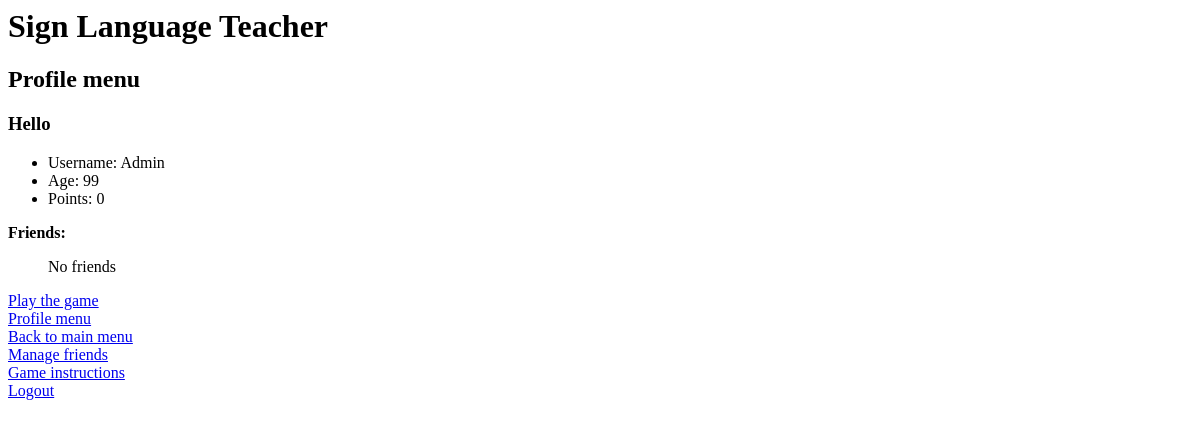
/sign-language-teacher/profile/ (signed in), run on an earlier commit of the app's database.
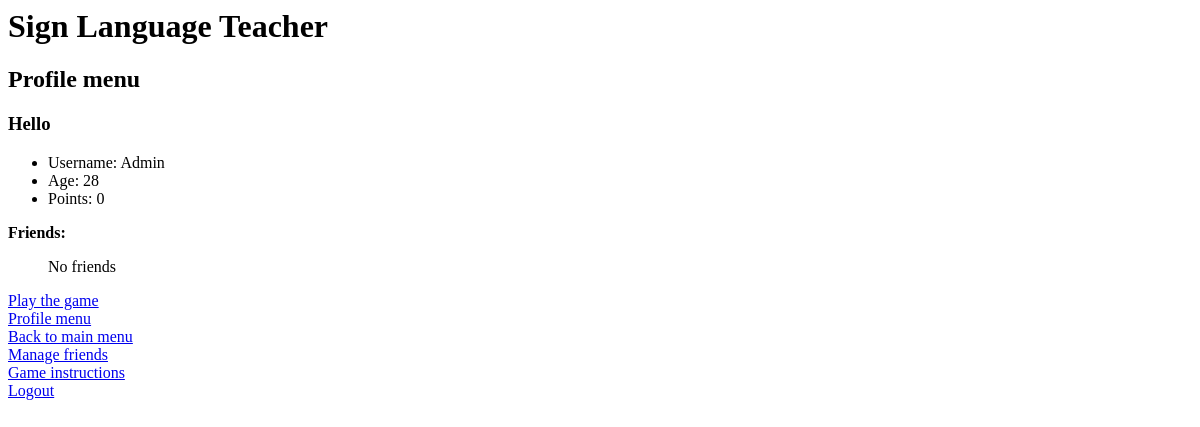
And on a later commit of the database.
### registration/models.py (models this page shows, shortened)
class UserProfile(models.Model):
    TYPES = (('parent', 'parent'), ('student', 'student'))
    user = models.OneToOneField(User, on_delete=models.CASCADE, blank=True, null=True)
    son = models.ForeignKey(User, on_delete=models.SET_NULL, blank=True, null=True, related_name='son')
    address = models.CharField(max_length=100, default='')
    age = models.IntegerField(default=0)
    points = models.IntegerField(default=0)
    type = models.CharField(max_length=10, choices=TYPES, default='student')
    is_admin = models.BooleanField(default=False)
    suspention_time = models.DateTimeField(default=datetime.now())

### registration/views.py (the view)
# urls.py: path('profile/', views.profile, name='profile'),
def profile(request):
    if request.user is None or not request.user.is_authenticated:
        return HttpResponse("Not logged in")
    u1 = request.user
    try:
        friend = Friend.objects.get(current_user=u1)
        friends = list(map(lambda x: x.username, friend.users.all()))
    except Friend.DoesNotExist:
        friends = []
    up1 = get_object_or_404(UserProfile, user=u1)
    return render(request, 'registration/details.html', {'user': u1, 'profile': up1, 'friends': friends})

### registration/templates/registration/details.html
{% extends 'registration/index.html' %}
{% block content %}
    <h2>Profile menu</h2>
    <h3>Hello {{ user.get_full_name }}</h3>
    <ul>
        <li>Username: {{user.username}}</li>
        <li>Age: {{profile.age}}</li>
        <li>Points: {{profile.points}}</li>
    </ul>
    <p><strong>Friends:</strong></p>
    <ul>
        {% for f in friends %}
        <li>{{f}}</li>
        {% empty %}
        <p>No friends</p>
        {% endfor %}
    </ul>
{% endblock %}

What changed in the data, as far as the page shows it:
no longer on this page (row edited): UserProfile: age "99", points "0"
now on this page (row edited): UserProfile: age "28", points "0"
